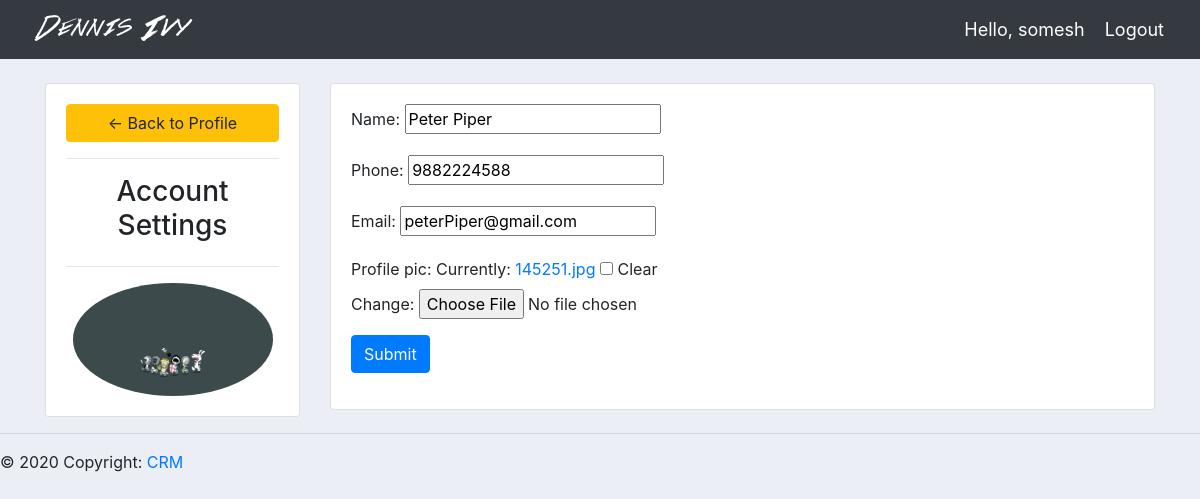
/account/ (signed in), run on the app's committed database.
### accounts/models.py (models this page shows, shortened)
class Customer(models.Model):
    user = models.OneToOneField(User, null=True , on_delete=models.CASCADE)
    name = models.CharField(max_length=200 , null = True)
    phone = models.CharField(max_length=200 ,  null = True)
    email = models.CharField(max_length=200 ,  null = True)
    profile_pic = models.ImageField(null=True , blank=True)
    date_created = models.DateTimeField(auto_now_add=True ,  null = True)

### accounts/decorators.py (the view)
        def wrapper_func(request , *args , **kwargs):
            group = None
            if request.user.groups.exists():
                group = request.user.groups.all()[0].name
            if group in allowed_roles:
                return view_func(request , *args , **kwargs)
            else:
                return HttpResponse('You are not authorized to view this page')

### accounts/forms.py
class CustomerForm(ModelForm):
	class Meta:
		model = Customer
		fields = '__all__'
		exclude = ['user']

### accounts/views.py (called while the page is built)
@login_required(login_url='login')
@allowed_users(allowed_roles=['customer'])
def accountSettings(request):
	customer = request.user.customer
	form = CustomerForm(instance=customer)
	if request.method == 'POST':
		form = CustomerForm(request.POST, request.FILES,instance=customer)
		if form.is_valid():
			form.save()
	context = {'form':form}
	return render(request, 'accounts/account_settings.html', context)

### accounts/templates/accounts/account_settings.html (shortened to what this page needs)
{%  extends 'accounts/main.html' %}
{% load static %}
{% block content %}
<br>
<div class="row">
	<div class="col-md-3">
		<div class="card card-body">
			<a class="btn btn-warning" href="{% url 'home' %}"> &#8592; Back to Profile</a>
			<hr>
			<h3 style="text-align: center">Account Settings</h3>
			<hr>
			<img class="profile-pic" src="{{request.user.customer.profile_pic.url}}" >
		</div>
	</div>
	<div class="col-md-9">
		<div class="card card-body">
			<form method="POST" action="" enctype="multipart/form-data">
				{{form.as_p}}
			<input class="btn btn-primary" type="submit" name="Update Information">
			</form>
		</div>
	</div>
</div>
{% endblock %}

### accounts/templates/accounts/navbar.html (shortened to what this page needs)
{% load static %}
<nav class="navbar navbar-expand-lg navbar-dark bg-dark">
    <img src={% static 'images/logo.png' %}>
    <span class="hello-msg"> Hello, {{ request.user }} </span>
    <span> <a class="hello-msg" href="{% url 'logout' %}"> Logout </a> </span>
  </nav>

### static/css/main.css (style rules this page uses)
body { background-color: #ebeff5; }

### accounts/templates/accounts/navbar.html (style rules this page uses)
.hello-msg { font-size: 18px; color: #fff; margin-right: 20px; }

### accounts/templates/accounts/account_settings.html (style rules this page uses)
.profile-pic { max-width: 200px; max-height:200px; margin: 0 auto; border-radius: 50%; }

### data on the page
Customer: name "Peter Piper", phone "9882224588", email "peterPiper@gmail.com"

### other printed values
{{ request.user }} "somesh"
